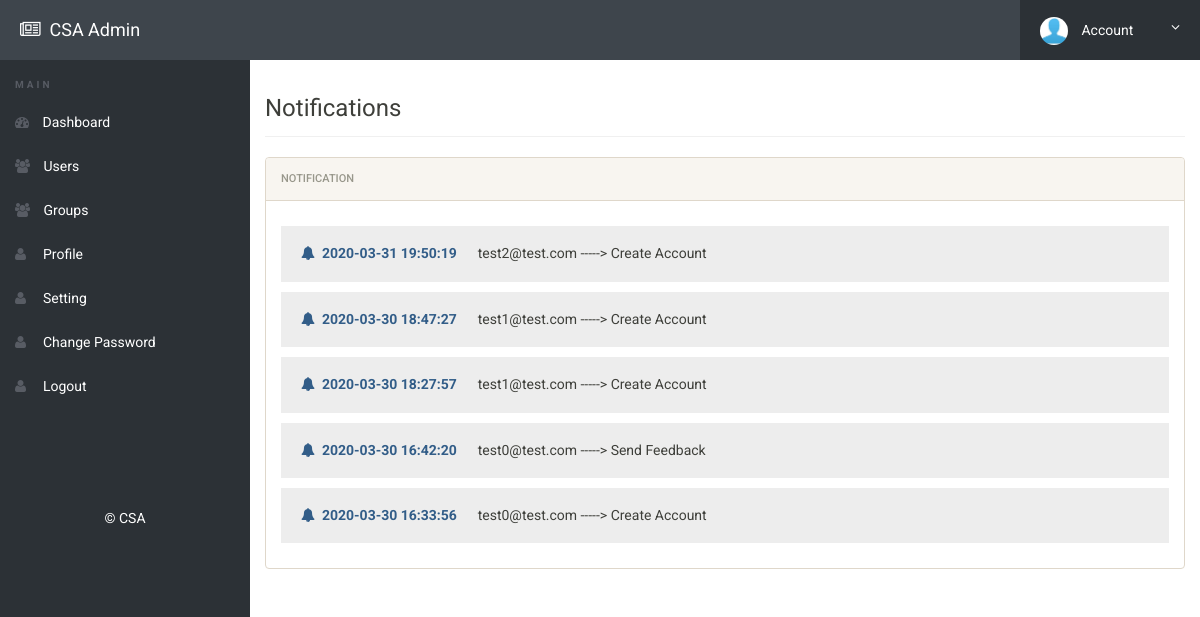
/admin/notification.php (signed in), run on the app's committed database.
### tables this page shows
CREATE TABLE `notification` (
  `id` int(11) NOT NULL,
  `notiuser` varchar(50) NOT NULL,
  `notireciver` varchar(50) NOT NULL,
  `notitype` varchar(50) NOT NULL,
  `time` timestamp NOT NULL DEFAULT CURRENT_TIMESTAMP
);

### admin/notification.php (the view, shortened to what this page needs)
<?php
include('includes/config.php');
if(strlen($_SESSION['alogin'])==0)
	{
header('location:index.php');
}
else{
?>
<!doctype html>
<html lang="en" class="no-js">
<head>
	<link rel="stylesheet" href="css/font-awesome.min.css">
	<link rel="stylesheet" href="css/bootstrap.min.css">
	<link rel="stylesheet" href="css/dataTables.bootstrap.min.css">
	<link rel="stylesheet" href="css/bootstrap-social.css">
	<link rel="stylesheet" href="css/bootstrap-select.css">
	<link rel="stylesheet" href="css/fileinput.min.css">
	<link rel="stylesheet" href="css/awesome-bootstrap-checkbox.css">
	<link rel="stylesheet" href="css/style.css">
</head>
<body>
	<?php include('includes/header.php');?>
	<div class="ts-main-content">
	<?php include('includes/leftbar.php');?>
		<div class="content-wrapper">
			<div class="container-fluid">
				<div class="row">
					<div class="col-md-12">
						<h3 class="page-title">Notifications</h3>
						<div class="row">
							<div class="col-md-12">
								<div class="panel panel-default">
									<div class="panel-heading">Notification</div>
									   <div class="panel-body">
<?php
$reciver = 'Admin';
$sql = "SELECT * from  notification where notireciver = (:reciver) order by time DESC";
$query = $dbh -> prepare($sql);
$query-> bindParam(':reciver', $reciver, PDO::PARAM_STR);
$query->execute();
$results=$query->fetchAll(PDO::FETCH_OBJ);
$cnt=1;
if($query->rowCount() > 0)
{
foreach($results as $result)
{				?>
        <h5 style="background:#ededed;padding:20px;"><i class="fa fa-bell text-primary"></i>&nbsp;&nbsp;<b class="text-primary"><?php echo htmlentities($result->time);?></b> &nbsp;&nbsp;&nbsp;&nbsp;&nbsp;<?php echo htmlentities($result->notiuser);?> -----> <?php echo htmlentities($result->notitype);?></h5>
                       <?php $cnt=$cnt+1; }} ?>
                                        </div>
                                    </div>
                                </div>
                            </div>
                        </div>
                    </div>
                </div>
            </div>
        </div>
</body>
</html>
<?php } ?>

### admin/includes/header.php (shortened to what this page needs)
<div class="brand clearfix">
<h4 class="pull-left text-white" style="margin:20px 0px 0px 20px"><i class="fa fa-newspaper-o"></i>&nbsp; CSA Admin</h4>
		<ul class="ts-profile-nav">
			<li class="ts-account">
				<a href="#"><img src="../images/general_user.jpg" class="ts-avatar hidden-side" alt=""> Account <i class="fa fa-angle-down hidden-side"></i></a>
			</li>
		</ul>
	</div>

### admin/includes/leftbar.php
<nav class="ts-sidebar">
	<ul class="ts-sidebar-menu">
		<li class="ts-label">Main</li>
		<li><a href="dashboard.php"><i class="fa fa-dashboard"></i> Dashboard</a></li>
		<li><a href="userlist.php"><i class="fa fa-users"></i> Users</a>
		</li>
		<li><a href="grouplist.php"><i class="fa fa-users"></i> Groups</a>
		</li>
		<li><a href="profile.php"><i class="fa fa-user"></i> &nbsp;Profile</a>
		</li>
		<li><a href="setting.php"><i class="fa fa-user"></i> &nbsp;Setting</a>
		</li>
		<li><a href="change-password.php"><i class="fa fa-user"></i> &nbsp;Change Password</a>
		</li>
		<li><a href="logout.php"><i class="fa fa-user"></i> &nbsp;Logout</a>
		</li>
	</ul>
	<p class="text-center" style="color:#ffffff; margin-top: 100px;">© CSA</p>
</nav>

### admin/css/style.css (style rules this page uses)
html { font-size: 14px; }
@media only screen and (min-width: 480px) { html { font-size: 17px; } }
@media only screen and (min-width: 768px) { html { font-size: 14px; } }
@media only screen and (min-width: 1024px) { p { font-size: 1em; margin-bottom: 1.8em; } }
body { font-size: 1em; }
a { color: #37a6c4; }
.panel { overflow: hidden; }
.text-white, .text-light { color: #fff !important; }
ul, li { margin: 0; padding: 0; list-style: none; }
.page-title { padding-bottom: 15px; margin-bottom: 20px; border-bottom: 1px solid #f0f0f0; }
.brand { background: #3e454c; position: relative; z-index: 3; position: fixed; width: 100%; top: 0; }
.brand .ts-profile-nav { float: right; display: none; }
.brand .ts-profile-nav li { float: left; position: relative; }
.brand .ts-profile-nav li a { display: block; padding: 20px; color: #fff; }
.brand .ts-profile-nav .ts-account .fa-angle-down { float: right; }
.brand .ts-profile-nav .ts-account > a { width: 180px; background: #2c3136; }
.brand .ts-profile-nav .ts-account .ts-avatar { border-radius: 50%; height: 28px; margin: -10px 0; margin-right: 10px; }
@media only screen and (min-width: 992px) { .brand .ts-profile-nav { display: block; } }
.ts-sidebar { background: #2c3136; max-height: 0; transition: max-height 0.3s; overflow: hidden; position: fixed; z-index: 2; width: 100%; bottom: 0; top: 60px; overflow-y: auto; }
@media only screen and (min-width: 992px) { .ts-sidebar { max-height: 100%; bottom: 0; } }
.ts-sidebar-menu .ts-label { color: #585c64; font-weight: bold; padding: 8px 15px; text-transform: uppercase; font-size: 10px; letter-spacing: 3px; margin-top: 10px; }
.ts-sidebar-menu a { display: block; text-decoration: none; padding: 12px 15px; color: #fff; }
.ts-sidebar-menu li { position: relative; }
.ts-sidebar-menu li i { color: #585c64; margin-right: 10px; }
.ts-main-content .content-wrapper { padding-top: 15px; margin-top: 60px; }
@media only screen and (min-width: 992px) { .ts-main-content .ts-sidebar { width: 250px; float: left; } }
@media only screen and (min-width: 992px) { .ts-main-content .content-wrapper { margin-left: 250px; } }

### data on the page
notification: time "2020-03-31 19:50:19", notiuser "test2@test.com", notitype "Create Account"
notification: time "2020-03-30 18:47:27", notiuser "test1@test.com", notitype "Create Account"
notification: time "2020-03-30 18:27:57", notiuser "test1@test.com", notitype "Create Account"
notification: time "2020-03-30 16:42:20", notiuser "test0@test.com", notitype "Send Feedback"
notification: time "2020-03-30 16:33:56", notiuser "test0@test.com", notitype "Create Account"
